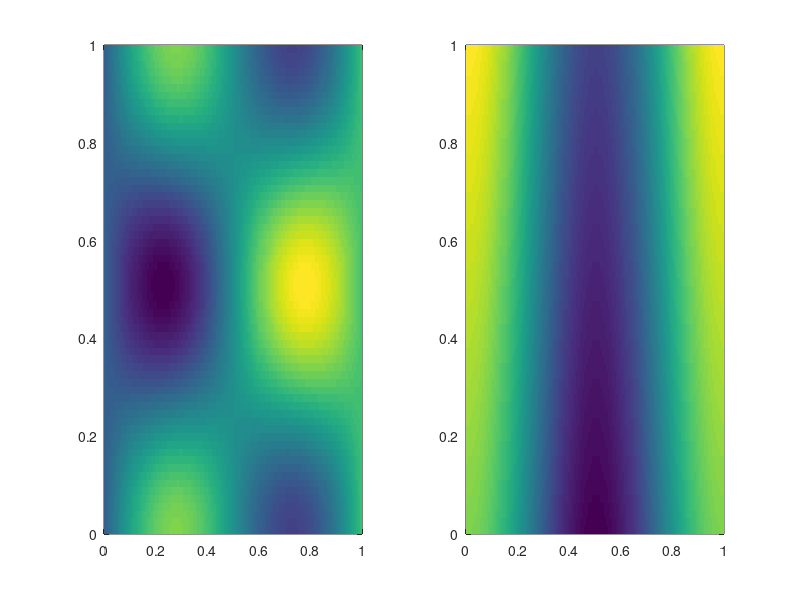
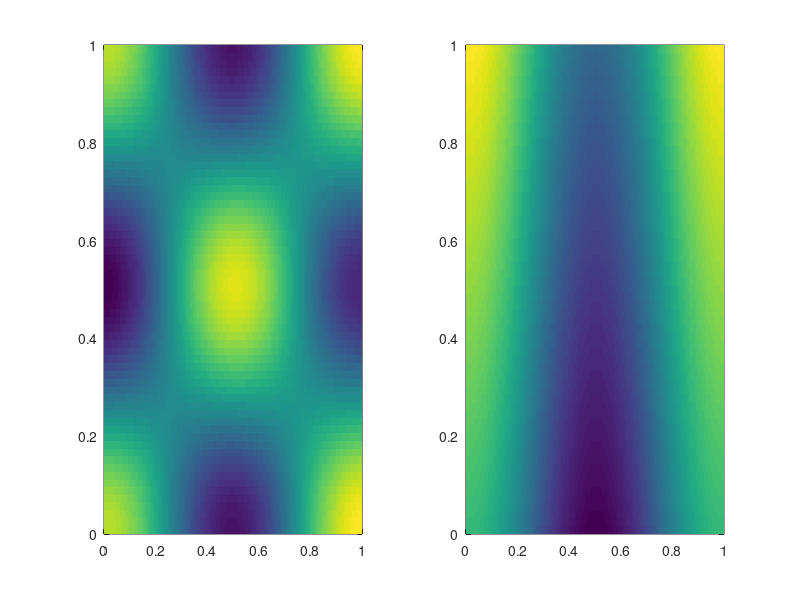

The MATLAB source for these figures, in order: (Note: this script raises an error after producing the figures.)
%%% compose_maps(params.Map_stack); % TODO
Nx = 2^7;
Ny = 2^6;

x = linspace(0,1,Nx);
y = linspace(0,1,Ny);

[X,Y] = meshgrid(x,y);

%% create two maps

% map 1
Map_X = X + sin(X*2*pi).*cos(Y*(2*pi));
Map_Y = Y + 2*cos(X*2*pi);

Map1(:,:,1) = Map_X;
Map1(:,:,2) = Map_Y;

figure(2)
subplot(1,2,1)
pcolor(X,Y,Map_X); shading flat;
subplot(1,2,2)
pcolor(X,Y,Map_Y); shading flat;

%map 2;

Map_X = X + 4*cos(X*2*pi).*cos(Y*2*pi);
Map_Y = Y + 1*cos(X*2*pi);

Map2(:,:,1) = Map_X;
Map2(:,:,2) = Map_Y;

figure(3)
subplot(1,2,1)
pcolor(X,Y,Map2(:,:,1)); shading flat;
subplot(1,2,2)
pcolor(X,Y,Map2(:,:,2)); shading flat;

%% compose two maps
% Map3 = Map1 \circ Map2
Map3_exact = X + 4*cos(2*pi*X)*cos(2*pi*Y)

mint = "linear";
% map3 X-component
Map3(:,:,1) = X + interp2(X,Y,X-Map1(:,:,1),Map2(:,:,1),Map2(:,:,2),mint);
% map3 Y-component
Map3(:,:,2) = Y + interp2(X,Y,Y-Map1(:,:,2),Map2(:,:,1),Map2(:,:,2),mint);